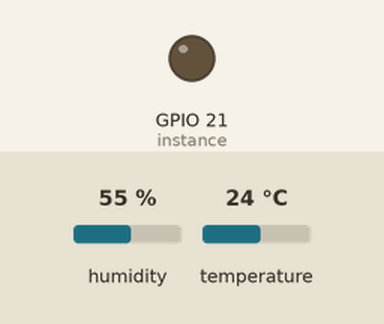
Bench run of a program on a simulated Raspberry Pi (BCM pin numbers). On the bench: output pins drawn as LEDs (lit = HIGH). The test bench sets the inputs (shaded band); at power-on: humidity 55 %, temperature 24 °C. Library files of the repository ran but are not shown: dht11.py; what the program prints to the terminal is not drawn. At 0.1 s the program stops and its outputs stay as they are.

Above: at 0.1 s.
Timing chart, 0 to 1.6 s (numbered marks = the images above):
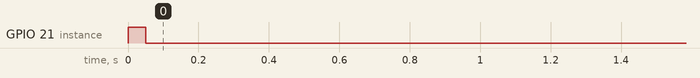

The program:

dht11_example.py
```python
import RPi.GPIO as GPIO
import dht11
import time

# initialize GPIO
GPIO.setwarnings(True)
GPIO.setmode(GPIO.BCM)
#GPIO.cleanup()

# read data using Pin GPIO21
instance = dht11.DHT11(pin=21)
def final_result() :

    while True:
        result = instance.read()
        if result.is_valid():
            print("Temp: %d C" % result.temperature +' '+"Humid: %d %%" % result.humidity)
            final_result2="Temp: %d C" % result.temperature +' '+"Humid: %d %%" % result.humidity
            return final_result2
        time.sleep(1)

final_result()
```

Measured:
- by itself, GPIO 21 (instance): LOW → HIGH at 0.00 s, → LOW 0.05 s later
